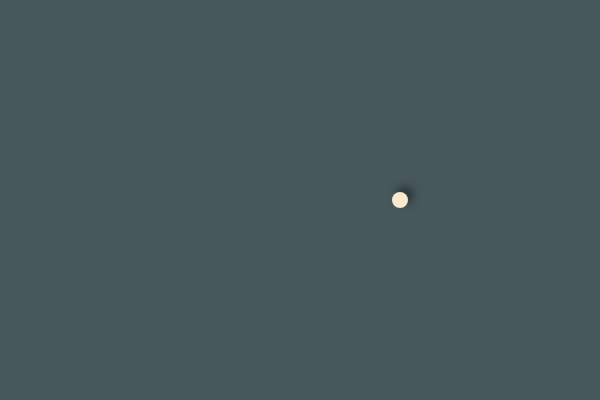
Frame 1 (no input)
Frame 60 (no input): identical to frame 1, image omitted
Frame 120 (the mouse pressed at the canvas centre since frame 60): identical to frame 1, image omitted

The p5.js sketch that drew this single still picture (run headless with seeded random() and noise() and a simulated clock; from frame 60 on, the mouse is pressed at the canvas centre):

// p5.js sketch
// ── sketch.js
let thetaX;
let thetaY;

let r = 100;
let freqX = 5;
let freqY = 6;

function setup(){
  createCanvas(600, 400);
  angleMode(DEGREES);
  colorMode(HSB, 360, 100, 100, 100);

  noStroke();
  fill(32, 18, 99, 100);//color name: 薄卵色 うすたまごいろ
}

function draw(){
  background(191, 23, 36, 100);//color name: 錆鼠 さびねず
  translate(width/2, height/2);

  shadow();
  trigonometry();
}

function trigonometry(){
  thetaX = map(mouseX, 0, width, 0, 720);
  thetaY = map(mouseY, 0, width, 0, 720);
  let ballX = r * cos(thetaX * freqX);
  let ballY = r * sin(thetaY * freqY);

  ellipse(ballX, ballY, 16, 16);
}

function shadow(){
  drawingContext.shadowOffsetX = 5;
  drawingContext.shadowOffsetY = -5;
  drawingContext.shadowBlur = 8;
  drawingContext.shadowColor = 'rgba(39, 49, 51, 100)';
}
